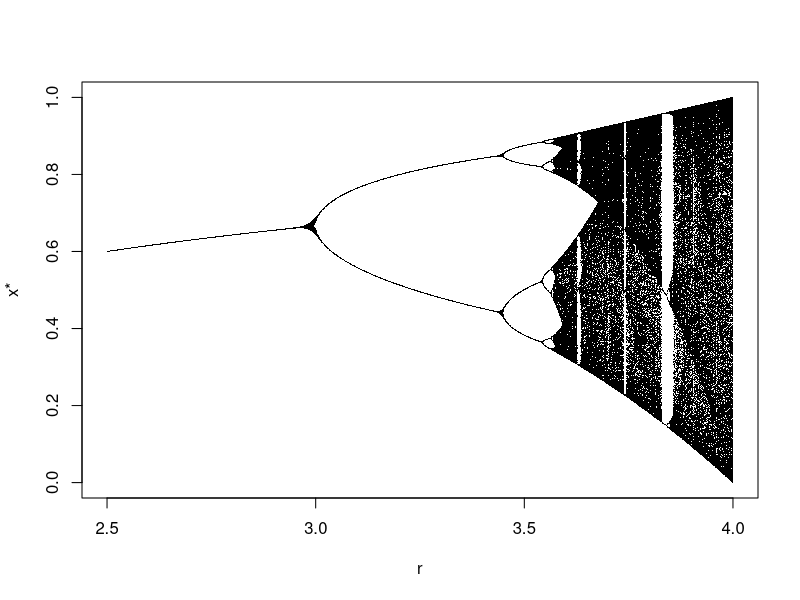

This figure's R source:
minr<- 2.5 # valor minim de r
maxr<- 4.0 # valor maxim de r
inc<- 0.001 # increment
rd<- seq(minr, maxr, inc) # vector r
ttransients<- 100 # punt a partir del qual el sistema te equilibri
trange<- 400 # generacions en les que prendrem valors depres de ttransients

plot(c(minr,maxr), c(0,1), type = "n", pch=".", xlab="r", ylab="x*")

for(r in rd){x<- 0.1
for (i in 1:ttransients){x<- r*x*(1-x)}
for (i in 1:trange) {
x<- r*x*(1-x)
points(r,x, pch=".")
  
}
}
